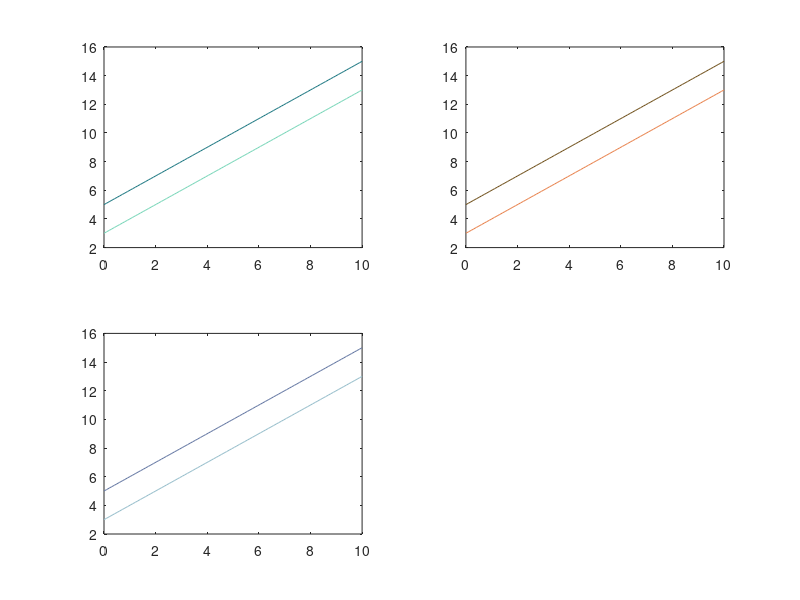

Write the MATLAB code that produced this figure.
clear,clc

dark_green = [30,120,130]/255;
dark_orange = [112,81,28]/255;
dark_purple = [101,120,163]/255;

light_green = [122,214,185]/255;
light_orange = [232,131,78]/255;
light_purple = [151,190,203]/255;

x = linspace(0,10);
y1 = 3+x;
y2 = 5+x; 


subplot(2,2,1)
plot(x,y1, 'color',light_green)
hold on
plot(x,y2, 'color',dark_green)
hold on

subplot(2,2,2)
plot(x,y1, 'color',light_orange)
hold on
plot(x,y2, 'color',dark_orange)
hold on

subplot(2,2,3)
plot(x,y1, 'color',light_purple)
hold on
plot(x,y2, 'color',dark_purple)
hold on